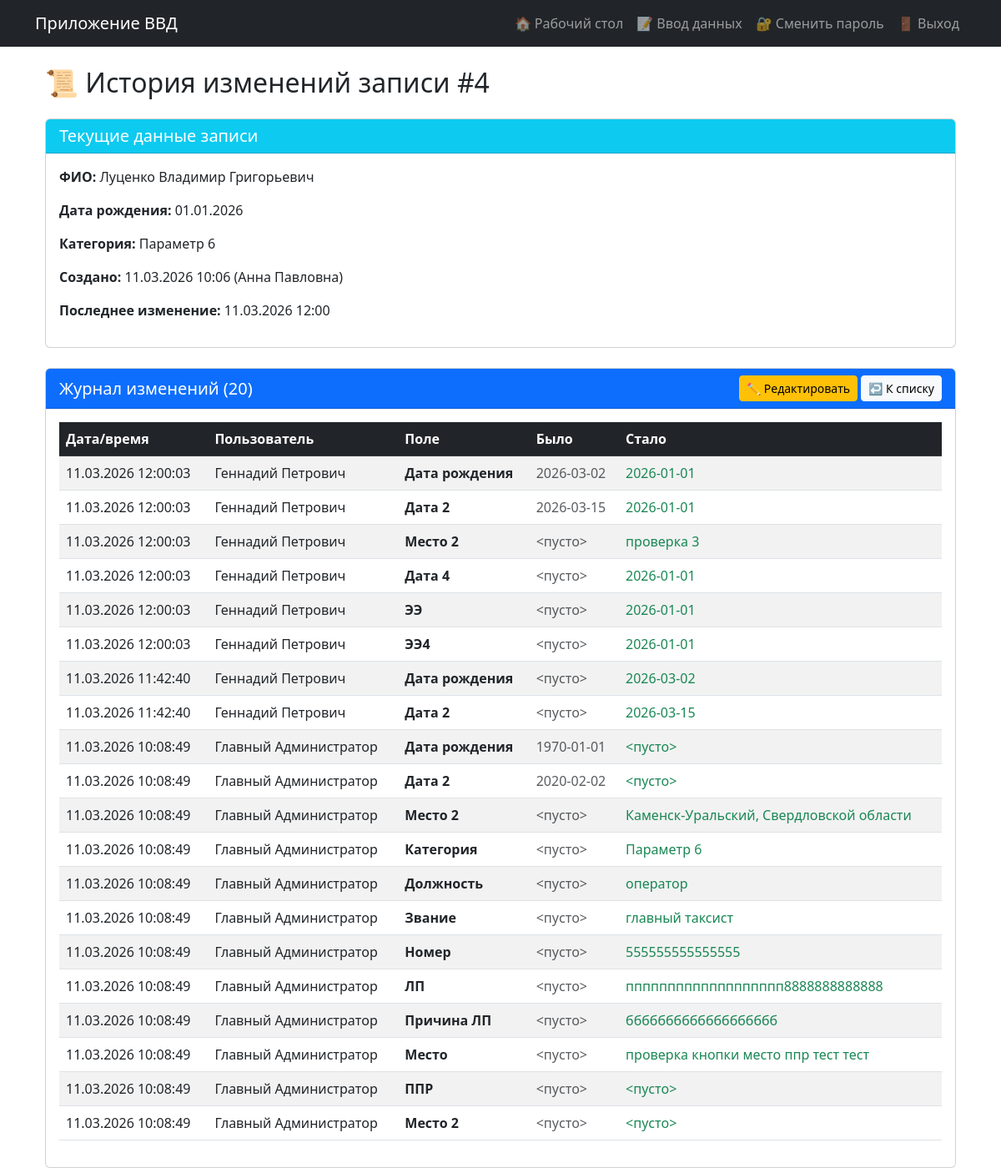
Screenshot of /record/history/4 (signed in) with the database file from the repository.
### models.py (models this page shows, shortened)
class PersonData(db.Model):  # Класс переименован!
    __tablename__ = 'person_data'  # Новое имя таблицы!
    __table_args__ = {'extend_existing': True}  # Добавлено!
    id = db.Column(db.Integer, primary_key=True)
    last_name = db.Column(db.String(100))
    first_name = db.Column(db.String(100))
    middle_name = db.Column(db.String(100))
    birth_date = db.Column(db.Date)
    date2 = db.Column(db.Date)
    place2 = db.Column(db.String(255))
    category = db.Column(db.String(200))
    category_custom = db.Column(db.String(200))
    position = db.Column(db.String(200))
    rank = db.Column(db.String(100))
    number = db.Column(db.String(100))
    lp = db.Column(db.String(255))
    lp_reason = db.Column(db.String(1000))
    place = db.Column(db.String(200))
    ppr = db.Column(db.String(200))
    place2_field = db.Column(db.String(200))
    date4 = db.Column(db.Date)
    ee = db.Column(db.Date)
    ee4 = db.Column(db.Date)
    created_at = db.Column(db.DateTime, default=datetime.now)
    updated_at = db.Column(db.DateTime, default=datetime.now, onupdate=datetime.now)
    user_id = db.Column(db.Integer, db.ForeignKey('users.id'), nullable=False)
    edit_history = db.relationship('EditHistory', backref='record', lazy='dynamic', cascade='all, delete-orphan')

class User(UserMixin, db.Model):
    __tablename__ = 'users'  # Явно указываем имя таблицы Алиса
    __table_args__ = {'extend_existing': True}  # Добавлено!
    id = db.Column(db.Integer, primary_key=True)
    username = db.Column(db.String(80), unique=True, nullable=False)
    password = db.Column(db.String(200), nullable=False)
    full_name = db.Column(db.String(100))
    role = db.Column(db.String(20), default='user')
    entries = db.relationship('PersonData', backref='author', lazy=True, cascade='all, delete-orphan')
    def is_admin(self):
        return self.role == 'admin'

class EditHistory(db.Model):
    __tablename__ = 'edit_history'
    id = db.Column(db.Integer, primary_key=True)
    record_id = db.Column(db.Integer, db.ForeignKey('person_data.id'), nullable=False)
    user_id = db.Column(db.Integer, db.ForeignKey('users.id'), nullable=False)
    field_name = db.Column(db.String(100), nullable=False)  # Какое поле изменили
    old_value = db.Column(db.Text)  # Старое значение
    new_value = db.Column(db.Text)  # Новое значение
    edited_at = db.Column(db.DateTime, default=datetime.now)  # Когда изменили
    user = db.relationship('User', backref='edit_actions')

### app.py (the view)
@app.route('/record/history/<int:record_id>')
@login_required
def record_history(record_id):
    record = PersonData.query.get_or_404(record_id)
    history = EditHistory.query.filter_by(record_id=record_id).order_by(EditHistory.edited_at.desc()).all()
    return render_template('record_history.html', record=record, history=history)

### app.py (called while the page is built)
@login_manager.user_loader
def load_user(user_id):
    return db.session.get(User, int(user_id)) #User.query.get(int(user_id))

### templates/record_history.html (shortened to what this page needs)
{% extends "base.html" %}
{% block content %}
<div class="container-fluid">
    <h2 class="mb-4">📜 История изменений записи #{{ record.id }}</h2>
    <div class="card mb-4">
        <div class="card-header bg-info text-white">
            <h5 class="mb-0">Текущие данные записи</h5>
        </div>
        <div class="card-body">
            <p><strong>ФИО:</strong> {{ record.last_name }} {{ record.first_name }} {{ record.middle_name }}</p>
            <p><strong>Дата рождения:</strong> {{ record.birth_date.strftime('%d.%m.%Y') if record.birth_date else '-' }}</p>
            <p><strong>Категория:</strong> {{ record.category or '-' }} {{ '(' + record.category_custom + ')' if record.category_custom }}</p>
            <p><strong>Создано:</strong> {{ record.created_at.strftime('%d.%m.%Y %H:%M') }} ({{ record.author.full_name or record.author.username }})</p>
            <p><strong>Последнее изменение:</strong> {{ record.updated_at.strftime('%d.%m.%Y %H:%M') if record.updated_at else 'нет' }}</p>
        </div>
    </div>
    <div class="card">
        <div class="card-header bg-primary text-white d-flex justify-content-between align-items-center">
            <h5 class="mb-0">Журнал изменений ({{ history|length }})</h5>
            <div>
                <a href="{{ url_for('edit_record', record_id=record.id) }}" class="btn btn-warning btn-sm">✏️ Редактировать</a>
                <a href="{{ url_for('all_records') }}" class="btn btn-light btn-sm">↩️ К списку</a>
            </div>
        </div>
        <div class="card-body">
            {% if history %}
            <div class="table-responsive">
                <table class="table table-striped table-hover">
                    <thead class="table-dark">
                        <tr>
                            <th>Дата/время</th>
                            <th>Пользователь</th>
                            <th>Поле</th>
                            <th>Было</th>
                            <th>Стало</th>
                        </tr>
                    </thead>
                    <tbody>
                        {% for entry in history %}
                        <tr>
                            <td>{{ entry.edited_at.strftime('%d.%m.%Y %H:%M:%S') }}</td>
                            <td>{{ entry.user.full_name or entry.user.username }}</td>
                            <td>
                                <strong>
                                {% if entry.field_name == 'last_name' %}Фамилия
                                {% elif entry.field_name == 'first_name' %}Имя
                                {% elif entry.field_name == 'middle_name' %}Отчество
                                {% elif entry.field_name == 'birth_date' %}Дата рождения
                                {% elif entry.field_name == 'date2' %}Дата 2
                                {% elif entry.field_name == 'place2' %}Место 2
                                {% elif entry.field_name == 'category' %}Категория
                                {% elif entry.field_name == 'category_custom' %}Свой вариант
                                {% elif entry.field_name == 'position' %}Должность
                                {% elif entry.field_name == 'rank' %}Звание
                                {% elif entry.field_name == 'number' %}Номер
                                {% elif entry.field_name == 'lp' %}ЛП
                                {% elif entry.field_name == 'lp_reason' %}Причина ЛП
                                {% elif entry.field_name == 'place' %}Место
                                {% elif entry.field_name == 'ppr' %}ППР
                                {% elif entry.field_name == 'place2_field' %}Место 2
                                {% elif entry.field_name == 'date4' %}Дата 4
                                {% elif entry.field_name == 'ee' %}ЭЭ
                                {% elif entry.field_name == 'ee4' %}ЭЭ4
                                {% else %}{{ entry.field_name }}
                                {% endif %}
                                </strong>
                            </td>
                            <td class="text-muted">{{ entry.old_value or '<пусто>' }}</td>
                            <td class="text-success">{{ entry.new_value or '<пусто>' }}</td>
                        </tr>
                        {% endfor %}
                    </tbody>
                </table>
            </div>
            {% else %}
            <div class="alert alert-info">
                У этой записи пока нет истории изменений.
            </div>
            {% endif %}
        </div>
    </div>
</div>
{% endblock %}

### rows the page displays
PersonData: id "4", last_name "Луценко", first_name "Владимир", middle_name "Григорьевич", birth_date "01.01.2026", category "Параметр 6", created_at "11.03.2026 10:06", updated_at "11.03.2026 12:00"
User: author "Анна Павловна"
EditHistory: edited_at "11.03.2026 12:00:03", user "Геннадий Петрович", field_name "Дата рождения", old_value "2026-03-02", new_value "2026-01-01"
EditHistory: edited_at "11.03.2026 12:00:03", user "Геннадий Петрович", field_name "Дата 2", old_value "2026-03-15", new_value "2026-01-01"
EditHistory: edited_at "11.03.2026 12:00:03", user "Геннадий Петрович", field_name "Место 2", old_value "<пусто>", new_value "проверка 3"
EditHistory: edited_at "11.03.2026 12:00:03", user "Геннадий Петрович", field_name "Дата 4", old_value "<пусто>", new_value "2026-01-01"
EditHistory: edited_at "11.03.2026 12:00:03", user "Геннадий Петрович", field_name "ЭЭ", old_value "<пусто>", new_value "2026-01-01"
EditHistory: edited_at "11.03.2026 12:00:03", user "Геннадий Петрович", field_name "ЭЭ4", old_value "<пусто>", new_value "2026-01-01"
EditHistory: edited_at "11.03.2026 11:42:40", user "Геннадий Петрович", field_name "Дата рождения", old_value "<пусто>", new_value "2026-03-02"
EditHistory: edited_at "11.03.2026 11:42:40", user "Геннадий Петрович", field_name "Дата 2", old_value "<пусто>", new_value "2026-03-15"
EditHistory: edited_at "11.03.2026 10:08:49", user "Главный Администратор", field_name "Дата рождения", old_value "1970-01-01", new_value "<пусто>"
EditHistory: edited_at "11.03.2026 10:08:49", user "Главный Администратор", field_name "Дата 2", old_value "2020-02-02", new_value "<пусто>"
EditHistory: edited_at "11.03.2026 10:08:49", user "Главный Администратор", field_name "Место 2", old_value "<пусто>", new_value "Каменск-Уральский, Свердловской области"
EditHistory: edited_at "11.03.2026 10:08:49", user "Главный Администратор", field_name "Категория", old_value "<пусто>", new_value "Параметр 6"
EditHistory: edited_at "11.03.2026 10:08:49", user "Главный Администратор", field_name "Должность", old_value "<пусто>", new_value "оператор"
EditHistory: edited_at "11.03.2026 10:08:49", user "Главный Администратор", field_name "Звание", old_value "<пусто>", new_value "главный таксист"
EditHistory: edited_at "11.03.2026 10:08:49", user "Главный Администратор", field_name "Номер", old_value "<пусто>", new_value "555555555555555"
EditHistory: edited_at "11.03.2026 10:08:49", user "Главный Администратор", field_name "ЛП", old_value "<пусто>", new_value "ппппппппппппппппппп8888888888888"
EditHistory: edited_at "11.03.2026 10:08:49", user "Главный Администратор", field_name "Причина ЛП", old_value "<пусто>", new_value "ббббббббббббббббббб"
EditHistory: edited_at "11.03.2026 10:08:49", user "Главный Администратор", field_name "Место", old_value "<пусто>", new_value "проверка кнопки место ппр тест тест"
EditHistory: edited_at "11.03.2026 10:08:49", user "Главный Администратор", field_name "ППР", old_value "<пусто>", new_value "<пусто>"
EditHistory: edited_at "11.03.2026 10:08:49", user "Главный Администратор", field_name "Место 2", old_value "<пусто>", new_value "<пусто>"

### other values shown
{{ history|length }} "20"
